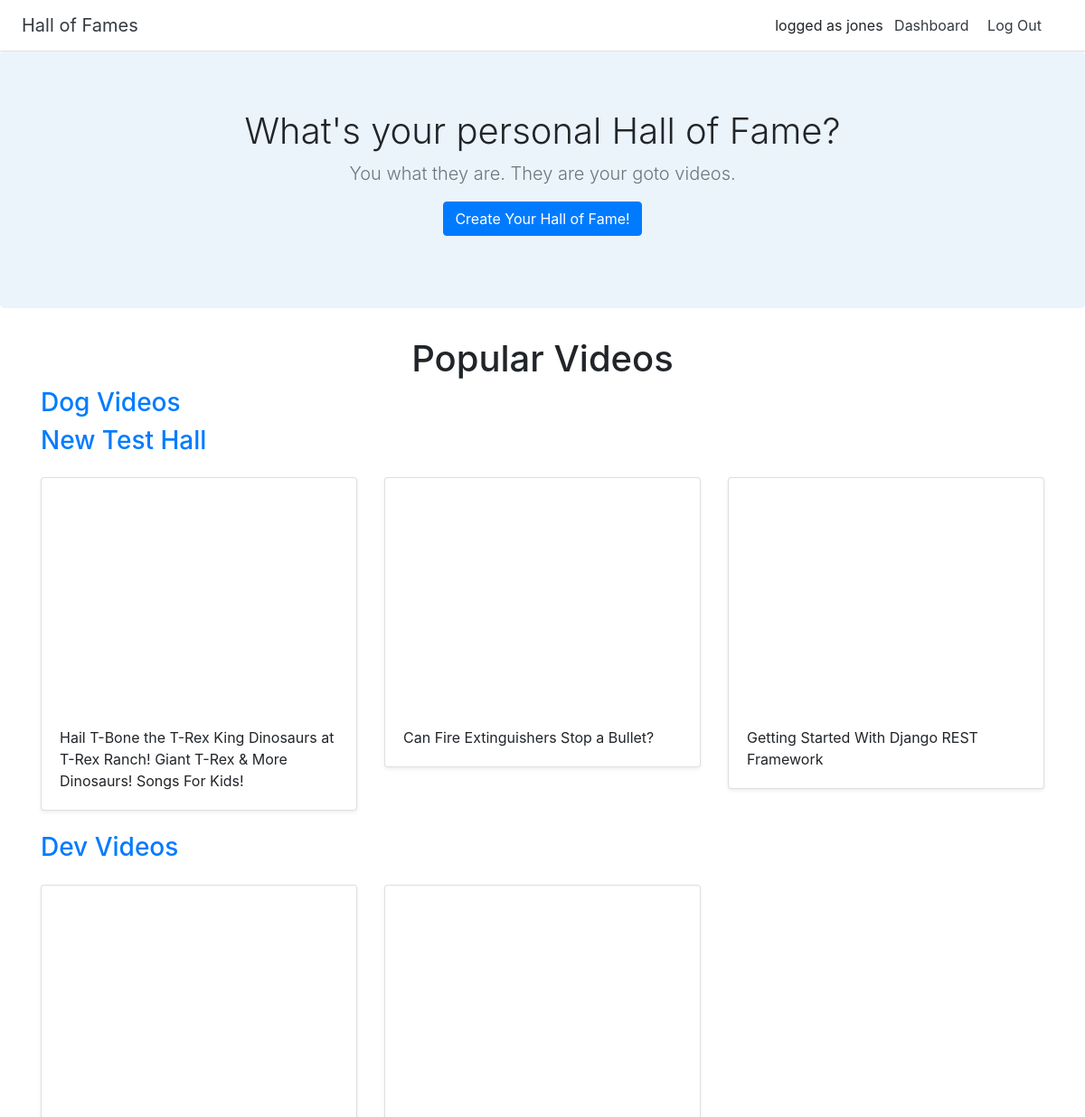
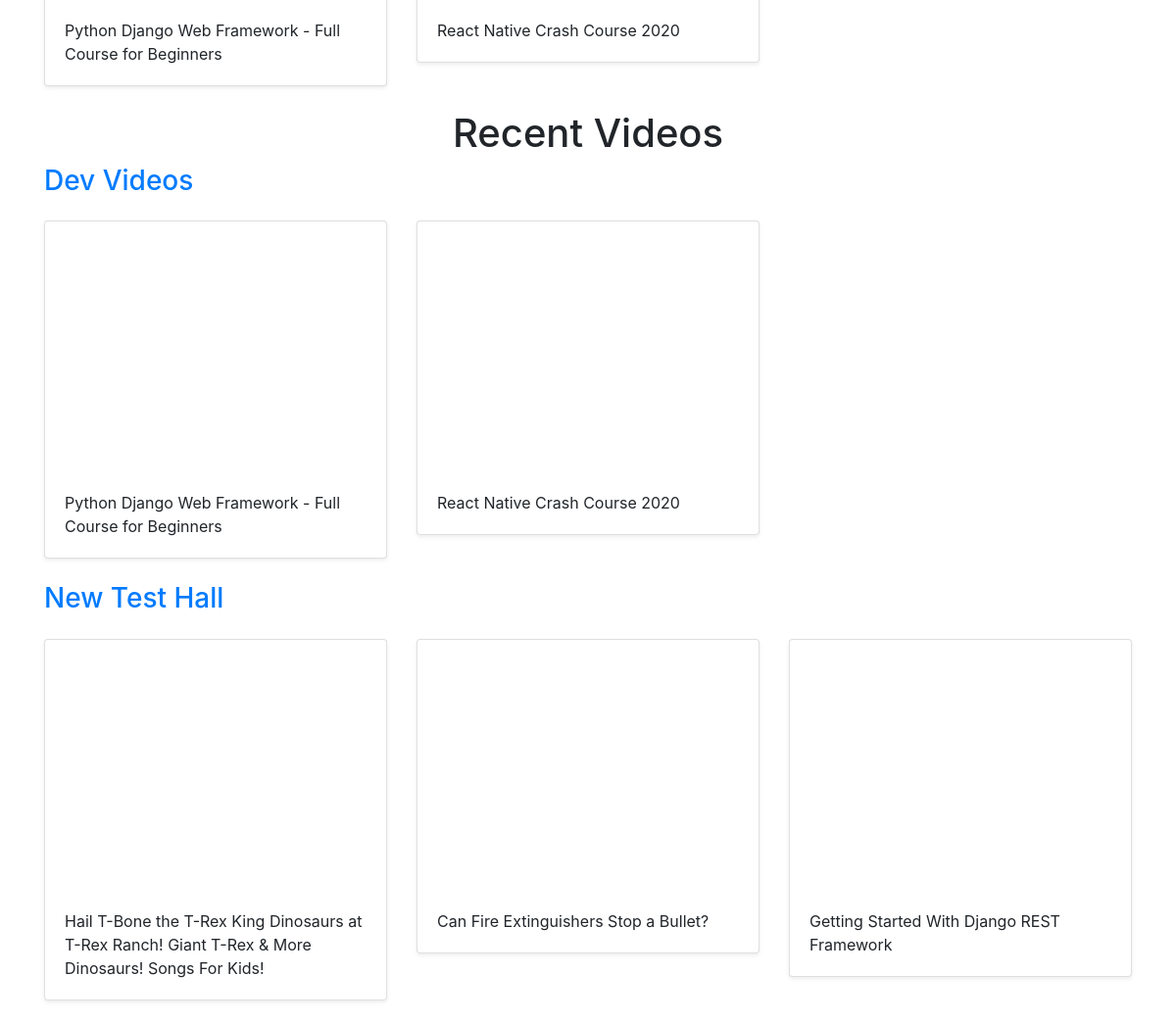
Screenshot of / (signed in) with the database file from the repository (2 pictures, top to bottom).
### halls/models.py (models this page shows, shortened)
class Hall(models.Model):
    title = models.CharField(max_length=255)
    user = models.ForeignKey(User, on_delete = models.CASCADE)

class Video(models.Model):
    title = models.CharField(max_length=255)
    url = models.URLField()
    youtube_id = models.CharField(max_length=255)
    hall = models.ForeignKey(Hall, on_delete=models.CASCADE)

### halls/views.py (the view)
# urls.py: 2. Add a URL to urlpatterns:  path('', views.home, name='home')
def home(request):
    recent_halls = Hall.objects.all().order_by('-id')[:2]
    popular_halls = [Hall.objects.get(pk=3), Hall.objects.get(pk=6), Hall.objects.get(pk=7)]
    return render(request, 'halls/home.html', {'recent_halls':recent_halls, 'popular_halls':popular_halls})

### halls/templates/halls/home.html (shortened to what this page needs)
{% extends 'halls/base.html' %}
{% block content %}
<section class="jumbotron text-center"
<div class="container">
    <h1 class="jumbotron-heading">What's your personal Hall of Fame?</h1>
    <p class="lead text-muted">You what they are. They are your goto videos.</p>
    <p>
        <a href="{% url 'create_hall' %}" class="btn btn-primary">Create Your Hall of Fame!</a>
    </p>
</section>
<div class="container">
    <h1 class="text-center">Popular Videos</h1>
    {% for hall in popular_halls %}
    <h3><a href="{% url 'detail_hall' hall.id %}">{{ hall.title }}</a></h3>
      <div class="row">
        {% for video in hall.video_set.all %}
          <div class="col-md-4 mt-3">
            <div class="card mb-4 shadow-sm">
                <iframe width="100%" height="255" src="https://www.youtube.com/embed/{{ video.youtube_id }}" frameborder="0" allow="accelerometer; autoplay; encrypted-media; gyroscope; picture-in-picture" allowfullscreen></iframe>
                <div class="card-body"><p class="card-text">{{ video.title }}</p></div>
        </div>
          </div>
        {% endfor %}
      </div>
      {% endfor %}
    <h1 class="text-center">Recent Videos</h1>
    {% for hall in recent_halls %}
    <h3><a href="{% url 'detail_hall' hall.id %}">{{ hall.title }}</a></h3>
      <div class="row">
        {% for video in hall.video_set.all %}
          <div class="col-md-4 mt-3">
            <div class="card mb-4 shadow-sm">
                <iframe width="100%" height="255" src="https://www.youtube.com/embed/{{ video.youtube_id }}" frameborder="0" allow="accelerometer; autoplay; encrypted-media; gyroscope; picture-in-picture" allowfullscreen></iframe>
                <div class="card-body"><p class="card-text">{{ video.title }}</p></div>
        </div>
          </div>
        {% endfor %}
      </div>
      {% endfor %}
</div>
{% endblock %}

### halls/templates/halls/base.html (shortened to what this page needs)
<!doctype html>
<html lang="en">
    {% load static %}
<head>
  <link rel="stylesheet" href="https://stackpath.bootstrapcdn.com/bootstrap/4.4.1/css/bootstrap.min.css">
  <link href="{% static 'custom.css' %}" rel="stylesheet">
</head>
<body>
  <div class="d-flex flex-column flex-md-row align-items-center p-3 px-md-4 bg-white border-bottom shadow-sm">
    <h5 class="my-0 mr-md-auto font-weight-normal"><a href="{% url 'home' %}" class="text-dark">Hall of Fames</a></h5>
    <nav class="my-2 my-md-0 mr-md-3">
      {% if user.is_authenticated %}
      <span>logged as {{ user.username }}</span>
      <a class="p-2 text-dark" href="{% url 'dashboard' %}">Dashboard</a>
      <a class="p-2 text-dark" href="{% url 'logout' %}">Log Out</a>
      {% else %}
      <a class="p-2 text-dark" href="{% url 'login' %}">Log In</a>
      {% endif %}
    </nav>
  </div>
  {% block content %}
  {% endblock %}
</body>
</html>

### halls/static/custom.css (style rules this page uses)
.jumbotron { background-color: #EBF4FA; }
.jumbotron-heading { font-weight: 300; }

### rows the page displays
Hall: title "Dog Videos"
Hall: title "New Test Hall"
Video: title "Hail T-Bone the T-Rex King Dinosaurs at T-Rex Ranch! Giant T-Rex & More Dinosaurs! Songs For Kids!"
Video: title "Can Fire Extinguishers Stop a Bullet?"
Video: title "Getting Started With Django REST Framework"
Hall: title "Dev Videos"
Video: title "Python Django Web Framework - Full Course for Beginners"
Video: title "React Native Crash Course 2020"

### other values shown
{{ user.username }} "jones"
